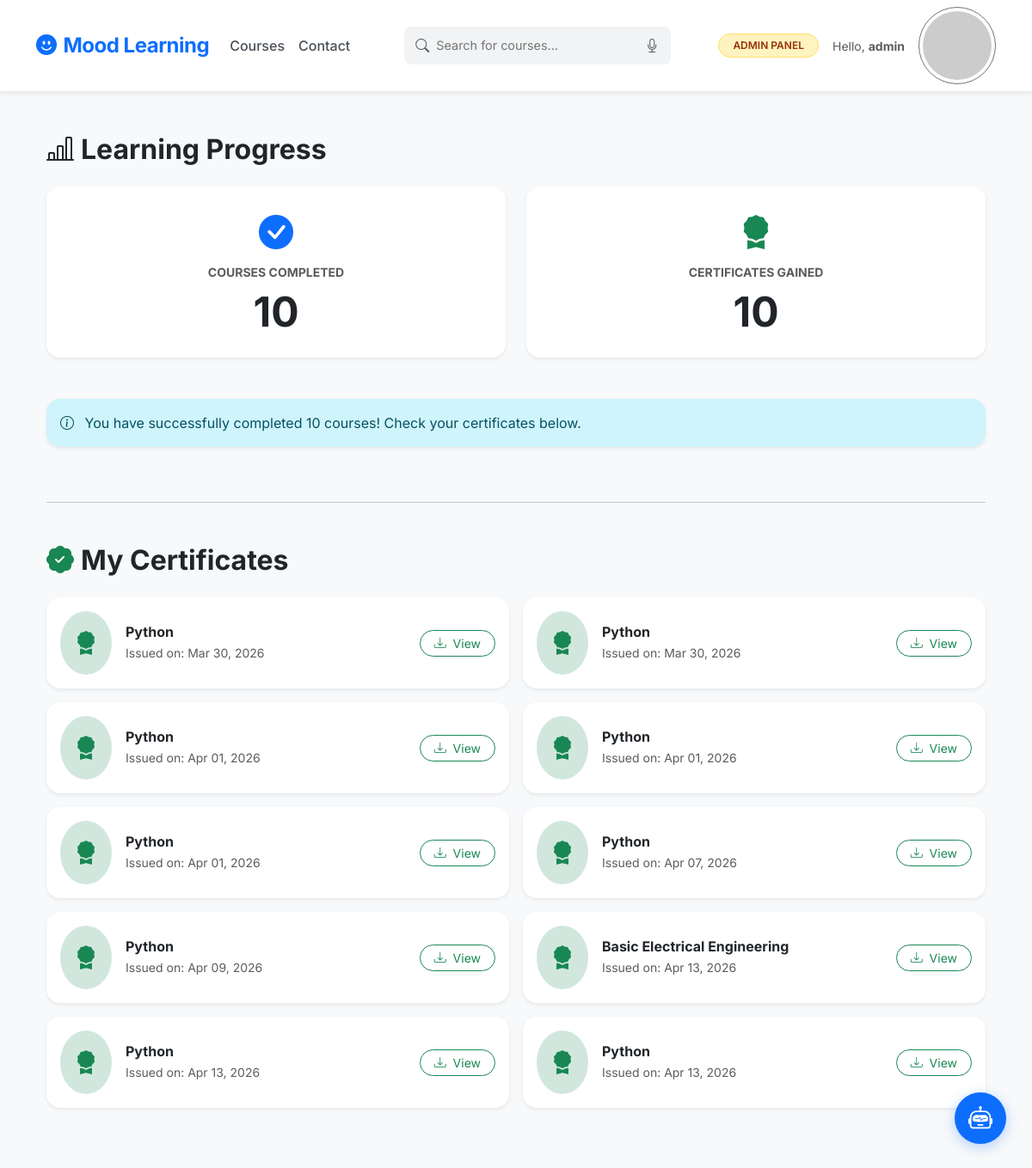
The app's page /progress/ (signed in) with its own data.
### learning/models.py (models this page shows, shortened)
class Certificate(models.Model):
    course = models.ForeignKey(Course, on_delete=models.CASCADE)
    student_name = models.CharField(max_length=100)
    score = models.IntegerField()
    date = models.DateField(auto_now_add=True)
    created_at = models.DateTimeField(auto_now_add=True)

class Course(models.Model):
    stream = models.ForeignKey(Stream, on_delete=models.CASCADE,null=True, blank=True)
    title = models.CharField(max_length=255)
    description = models.TextField(default="No description provided.")
    image = models.ImageField(upload_to='course_images/', null=True, blank=True)
    thumbnail = models.ImageField(upload_to='courses/', blank=True, null=True) # Kept both image fields to avoid errors
    mood = models.CharField(max_length=50)
    ppt_file = models.FileField(upload_to='courses/ppts/', null=True, blank=True)
    audio_file = models.FileField(upload_to='courses/audio/', null=True, blank=True)
    assignment_desc = models.TextField(null=True, blank=True)
    price = models.DecimalField(max_digits=10, decimal_places=2, default=0.00)

### learning/views.py (the view)
# urls.py: path('progress/', views.my_progress, name='my_progress'),
@login_required
def my_progress(request):
    progress = UserProgress.objects.filter(user=request.user).select_related('course')
    certificates = Certificate.objects.filter(student_name=request.user.username).select_related('course')
    db_completed_count = progress.filter(is_completed=True).count()
    cert_count = certificates.count()
    completed_count = max(db_completed_count, cert_count)
    context = {
        'progress': progress,
        'certificates': certificates,
        'completed_count': completed_count,
        'cert_count': cert_count,
    }
    return render(request, 'learning/progress.html', context)

### moodproject/dev_csrf.py (called while the page is built)
def _is_local_origin(origin: str) -> bool:
    if not origin:
        return False
    try:
        host = urlparse(origin).hostname
    except Exception:
        return False
    return host in _LOCAL_HOSTS

    def process_view(self, request, callback, callback_args, callback_kwargs):
        if settings.DEBUG:
            origin = request.META.get("HTTP_ORIGIN") or request.META.get("HTTP_REFERER")
            host = request.get_host().split(":")[0]
            if _is_local_origin(origin) or host in _LOCAL_HOSTS:
                return None
        return super().process_view(request, callback, callback_args, callback_kwargs)

    def __call__(self, request):
        response = self.get_response(request)
        ctype = response.get("Content-Type", "")
        if ctype.startswith("text/html") and "charset" not in ctype.lower():
            response["Content-Type"] = "text/html; charset=utf-8"
        return response

### learning/templates/templates/learning/progress.html (shortened to what this page needs)
{% extends 'learning/navbar.html' %}
{% block content %}
<div class="container py-4">
    <div class="d-flex align-items-center mb-4">
        <h2 class="fw-bold mb-0"><i class="bi bi-bar-chart-line me-2"></i>Learning Progress</h2>
    </div>
    <div class="row g-4 mb-5">
        <div class="col-md-6">
            <div class="card shadow-sm border-0 rounded-4 p-4 text-center bg-white">
                <div class="text-primary mb-2">
                    <i class="bi bi-check-circle-fill fs-1"></i>
                </div>
                <h5 class="text-muted text-uppercase small fw-bold">Courses Completed</h5>
                <h2 class="display-5 fw-bold mb-0">{{ completed_count }}</h2>
            </div>
        </div>
        <div class="col-md-6">
            <div class="card shadow-sm border-0 rounded-4 p-4 text-center bg-white">
                <div class="text-success mb-2">
                    <i class="bi bi-award-fill fs-1"></i>
                </div>
                <h5 class="text-muted text-uppercase small fw-bold">Certificates Gained</h5>
                <h2 class="display-5 fw-bold mb-0">{{ cert_count }}</h2>
            </div>
        </div>
    </div>
    {% if progress or certificates %}
        <div class="row g-4">
            {% if not progress and certificates %}
                <div class="col-12">
                    <div class="alert alert-info border-0 rounded-4 shadow-sm">
                        <i class="bi bi-info-circle me-2"></i> You have successfully completed {{ cert_count }} courses! Check your certificates below.
                    </div>
                </div>
            {% endif %}
        </div>
    {% endif %}
    <hr class="my-5">
    <div class="d-flex align-items-center mb-4">
        <h2 class="fw-bold mb-0"><i class="bi bi-patch-check-fill text-success me-2"></i>My Certificates</h2>
    </div>
    <div class="row g-3">
        {% if certificates %}
            {% for cert in certificates %}
            <div class="col-md-6">
                <div class="card border-0 shadow-sm rounded-4 bg-white p-3 h-100">
                    <div class="d-flex align-items-center">
                        <div class="bg-success-subtle p-3 rounded-circle me-3">
                            <i class="bi bi-award-fill text-success fs-3"></i>
                        </div>
                        <div class="flex-grow-1">
                            <h6 class="fw-bold mb-1">{{ cert.course.title }}</h6>
                            <p class="small text-muted mb-0">Issued on: {{ cert.created_at|date:"M d, Y" }}</p>
                        </div>
                        <div class="ms-3">
                            <a href="{% url 'download_certificate' cert.id %}" class="btn btn-sm btn-outline-success rounded-pill px-3">
                                <i class="bi bi-download me-1"></i> View
                            </a>
                        </div>
                    </div>
                </div>
            </div>
            {% endfor %}
        {% else %}
            <div class="col-12">
                <div class="p-5 border border-dashed rounded-4 text-center bg-light">
                    <p class="text-muted mb-0">No certificates found in the record. Complete a course quiz to earn your first one!</p>
                </div>
            </div>
        {% endif %}
    </div>
</div>
{% endblock %}

### learning/templates/templates/learning/navbar.html (shortened to what this page needs)
<!DOCTYPE html>
<html lang="en">
<head>
    <link href="https://cdn.jsdelivr.net/npm/bootstrap@5.3.0/dist/css/bootstrap.min.css" rel="stylesheet">
    <link rel="stylesheet" href="https://cdn.jsdelivr.net/npm/bootstrap-icons@1.11.1/font/bootstrap-icons.css">
</head>
<body>
<nav class="navbar navbar-expand-lg sticky-top py-2 shadow-sm">
    <div class="container">
        <a class="navbar-brand fs-4" href="{% url 'index' %}">
            <i class="bi bi-emoji-smile-fill me-2"></i>Mood Learning
        </a>
        <div class="collapse navbar-collapse" id="navContent">
            <ul class="navbar-nav me-auto">
                <li class="nav-item"><a class="nav-link" href="{% url 'mood_select' %}">Courses</a></li>
                <li class="nav-item"><a class="nav-link" href="{% url 'contact' %}">Contact</a></li>
            </ul>
            {% if request.resolver_match.url_name != 'login' and request.resolver_match.url_name != 'register' %}
            <form class="d-none d-lg-flex mx-auto" action="{% url 'recommend_courses' %}" method="GET">
                <div class="search-container-pro d-flex align-items-center">
                    <i class="bi bi-search text-muted"></i>
                    <input type="text" id="searchInput" name="search" class="search-input-pro" placeholder="Search for courses...">
                    <button class="btn btn-link p-0 text-muted" type="button" onclick="startDictation()">
                        <i class="bi bi-mic"></i>
                    </button>
                </div>
            </form>
            {% endif %}
            <ul class="navbar-nav ms-auto align-items-center">
                {% if user.is_authenticated %}
                    {% if user.is_staff %}
                    <li class="nav-item me-3">
                        <a class="btn btn-sm admin-badge rounded-pill px-3" href="{% url 'admin_dashboard' %}">ADMIN PANEL</a>
                    </li>
                    {% endif %}
                    <li class="nav-item d-none d-lg-block me-3">
                        <span class="small text-muted">Hello, <strong>{{ user.username }}</strong></span>
                    </li>
                    <li class="nav-item">
                        <button class="btn btn-outline-secondary btn-sm rounded-circle p-1"
                                type="button" data-bs-toggle="offcanvas" data-bs-target="#rightSidebar">
                            <img src="https://ui-avatars.com/api/?name={{ user.username }}&background=0D6EFD&color=fff&size=32" class="rounded-circle" alt="user">
                        </button>
                    </li>
                {% else %}
                    <li class="nav-item"><a class="nav-link me-2" href="{% url 'login' %}">Sign In</a></li>
                    <li class="nav-item"><a class="btn btn-primary btn-sm rounded-pill px-4" href="{% url 'register' %}">Register</a></li>
                {% endif %}
            </ul>
        </div>
    </div>
</nav>
<div class="ai-chat-launcher" onclick="toggleChat()">
    <i class="bi bi-robot text-white fs-3"></i>
</div>
<main class="container mt-4 mb-5">
    {% block content %}{% endblock %}
</main>
</body>
</html>

### learning/templates/templates/learning/navbar.html (style rules this page uses)
body { font-family: 'Inter', sans-serif; background-color: #f8f9fa; }
.navbar { background-color: #ffffff !important; border-bottom: 1px solid #e9ecef; }
.navbar-brand { font-weight: 700; color: #0d6efd !important; letter-spacing: -0.5px; }
.nav-link { color: #495057 !important; font-weight: 500; transition: color 0.2s; }
.search-container-pro { background: #f1f3f5; border-radius: 8px; padding: 2px 12px; border: 1px solid transparent; transition: all 0.2s; }
.search-input-pro { border: none; background: transparent; outline: none; padding: 8px; width: 250px; font-size: 0.9rem; }
.admin-badge { background-color: #fff3bf; color: #963207; border: 1px solid #ffe066; font-weight: 600; font-size: 0.75rem; }
.ai-chat-launcher { position: fixed; bottom: 30px; right: 30px; width: 60px; height: 60px; background: #0d6efd; border-radius: 50%; box-shadow: 0 4px 15px rgba(13,110,253,0.3); cursor: pointer; display: flex; align-items: center; justify-content: center; z-index: 2000; transition: transform 0.2s ease-in-out; }

### records on screen
Certificate: course "Python", created_at "Mar 30, 2026"
Certificate: course "Python", created_at "Mar 30, 2026"
Certificate: course "Python", created_at "Apr 01, 2026"
Certificate: course "Python", created_at "Apr 01, 2026"
Certificate: course "Python", created_at "Apr 01, 2026"
Certificate: course "Python", created_at "Apr 07, 2026"
Certificate: course "Python", created_at "Apr 09, 2026"
Certificate: course "Basic Electrical Engineering", created_at "Apr 13, 2026"
Certificate: course "Python", created_at "Apr 13, 2026"
Certificate: course "Python", created_at "Apr 13, 2026"

### other values on screen
{{ user.username }} "admin"
{{ completed_count }} "10"
{{ cert_count }} "10"
